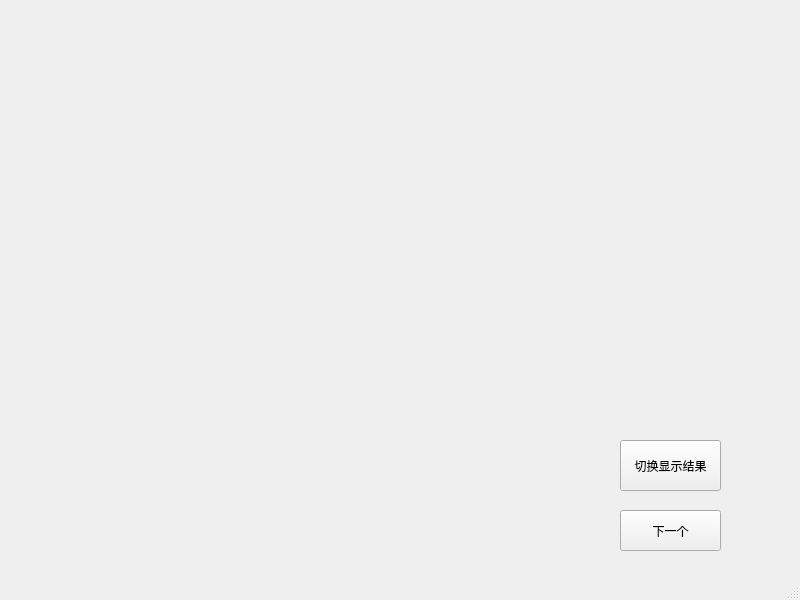
<?xml version="1.0" encoding="UTF-8"?>
<ui version="4.0">
 <class>MainWindow</class>
 <widget class="QMainWindow" name="MainWindow">
  <property name="geometry">
   <rect>
    <x>0</x>
    <y>0</y>
    <width>800</width>
    <height>600</height>
   </rect>
  </property>
  <property name="windowTitle">
   <string>MainWindow</string>
  </property>
  <widget class="QWidget" name="centralwidget">
   <widget class="QPushButton" name="pushButton">
    <property name="geometry">
     <rect>
      <x>620</x>
      <y>440</y>
      <width>101</width>
      <height>51</height>
     </rect>
    </property>
    <property name="text">
     <string>切换显示结果</string>
    </property>
   </widget>
   <widget class="QPushButton" name="pushButton_2">
    <property name="geometry">
     <rect>
      <x>620</x>
      <y>510</y>
      <width>101</width>
      <height>41</height>
     </rect>
    </property>
    <property name="text">
     <string>下一个</string>
    </property>
   </widget>
  </widget>
  <widget class="QMenuBar" name="menubar">
   <property name="geometry">
    <rect>
     <x>0</x>
     <y>0</y>
     <width>800</width>
     <height>22</height>
    </rect>
   </property>
  </widget>
  <widget class="QStatusBar" name="statusbar"/>
 </widget>
 <resources/>
 <connections/>
</ui>
